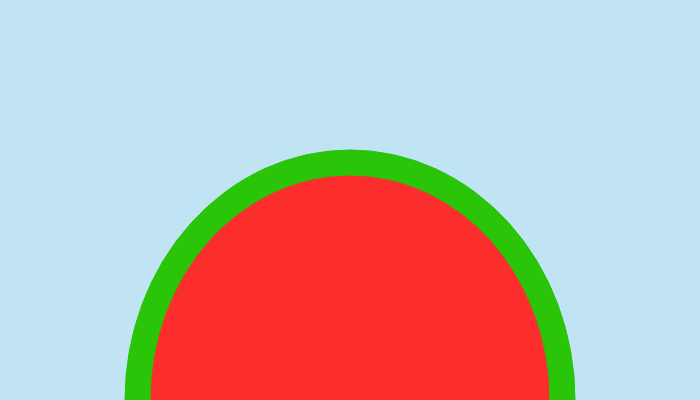
Frame 1 (no input)
Frame 60 (no input): identical to frame 1, image omitted
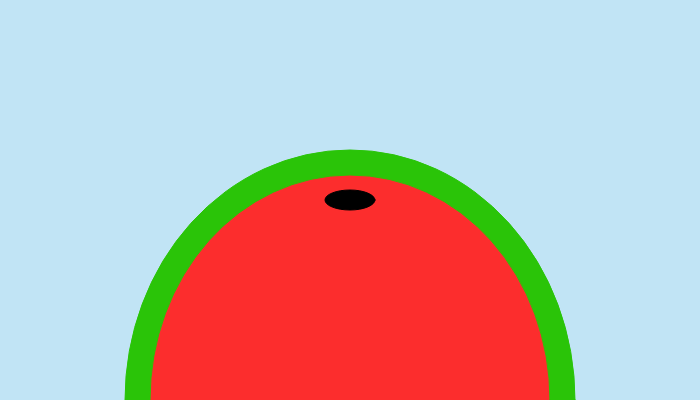
Frame 120 (the mouse pressed at the canvas centre since frame 60)

The p5.js sketch that drew these frames (run headless with seeded random() and noise() and a simulated clock; from frame 60 on, the mouse is pressed at the canvas centre):

// p5.js sketch
// ── sketch.js
var showSeed;
var mouseLocationX;
var mouseLocationY; 
function setup() {
  showSeed=false;
  createCanvas(700, 400);
}

function draw() {
  background(193, 228, 245);
  fill(42, 196, 8);
  stroke(42, 196, 8);
  ellipse(350, 400, 450, 500);
  fill(252, 45, 45);
  ellipse(350, 400, 400, 450);
  if (showSeed==true) {
    fill(0,0,0);
    stroke(0,0,0); 
    ellipse(mouseLocationX, mouseLocationY, 50, 20);
  }
}

function mousePressed() {
  showSeed=true;
  mouseLocationX=mouseX;
  mouseLocationY=mouseY;
}
